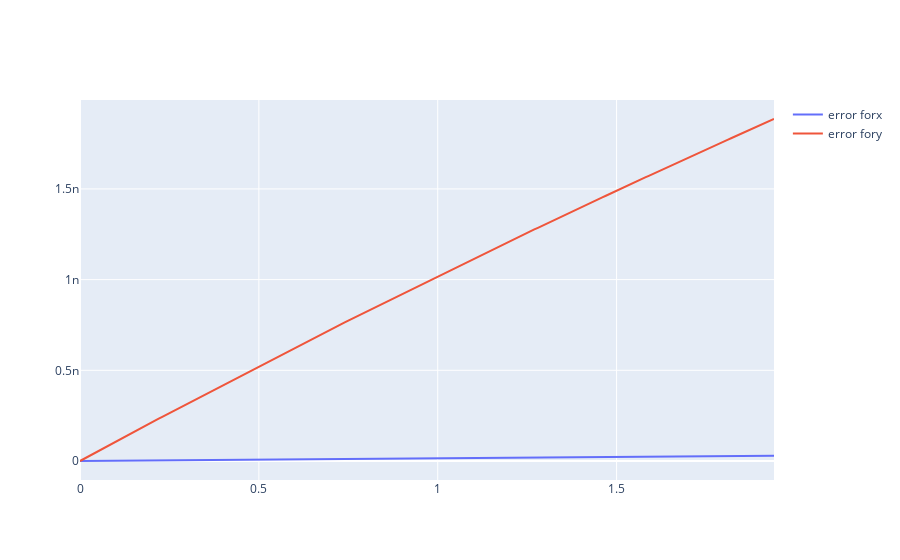

Here is the notebook cell this chart was saved with:
### Markdown cell above
Построим график зависимости модуля разности реального значения функции и значения, полученного методом 3-го порядка от t.

### Code cell
error3 = [[abs(result3[i][j] - result0[i][j]) for j in range(len(result0[i]))] for i in range(len(result0))]
fig2 = go.Figure()
# fig, ax = pyplot.subplots()
for i in range(len(error3)):
    fig2.add_trace(go.Scatter(x=args, y=error3[i], name="error for" + lables[i]))
#    ax.plot(args, error3[i], label="error for " + lables[i])
fig2.show()
# ax.legend()
# pyplot.show()

### Figure 1 — Plotly figure (JSON) as saved in the notebook; plotly's stock layout.template omitted (floating-point values rounded to 4 significant figures; data arrays with more than 128 entries replaced by an {"elided": "..."} marker saying what was removed)
{"data": [{"name": "error forx", "type": "scatter", "x": {"elided": "195 float values"}, "y": {"elided": "195 float values"}}, {"name": "error fory", "type": "scatter", "x": {"elided": "195 float values"}, "y": {"elided": "195 float values"}}], "layout": {}}
